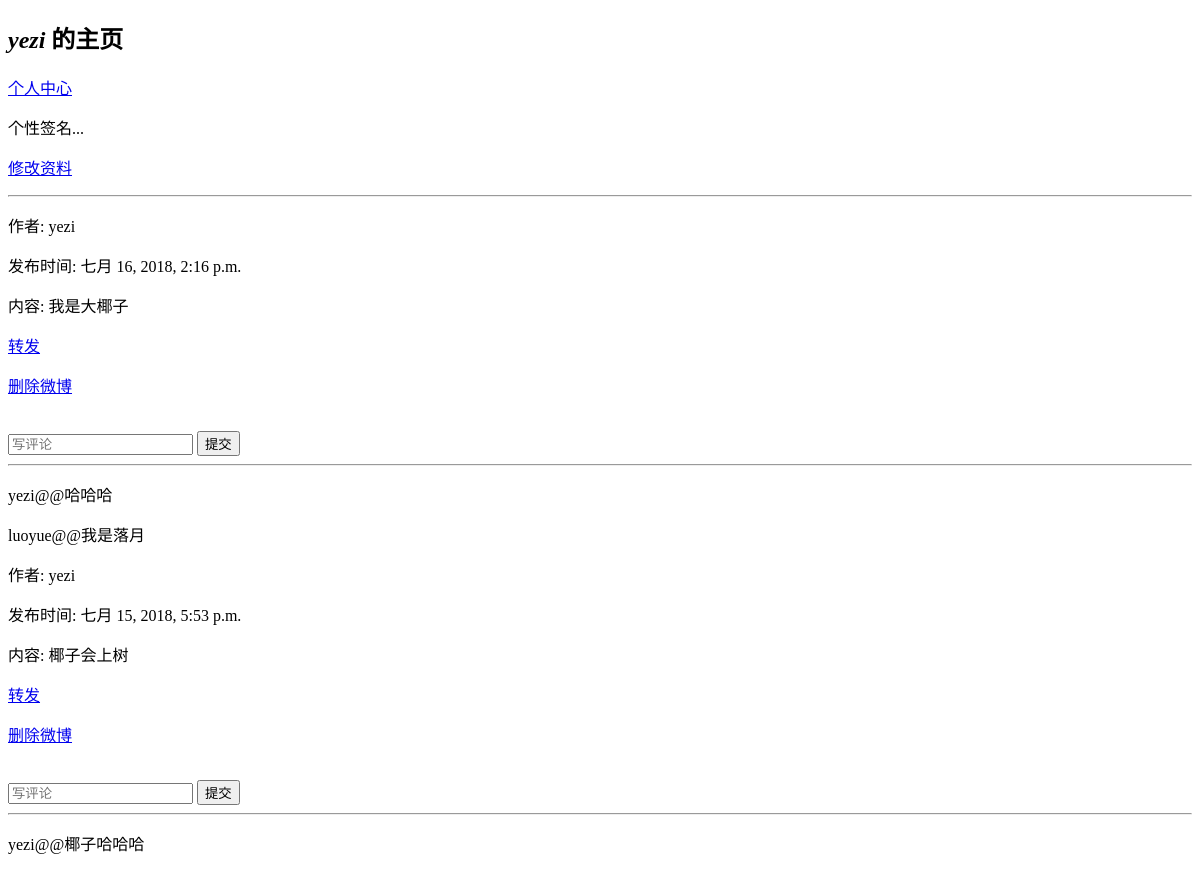
Before: /weibo/user_page/?uid=21 (signed in) with the older database file.
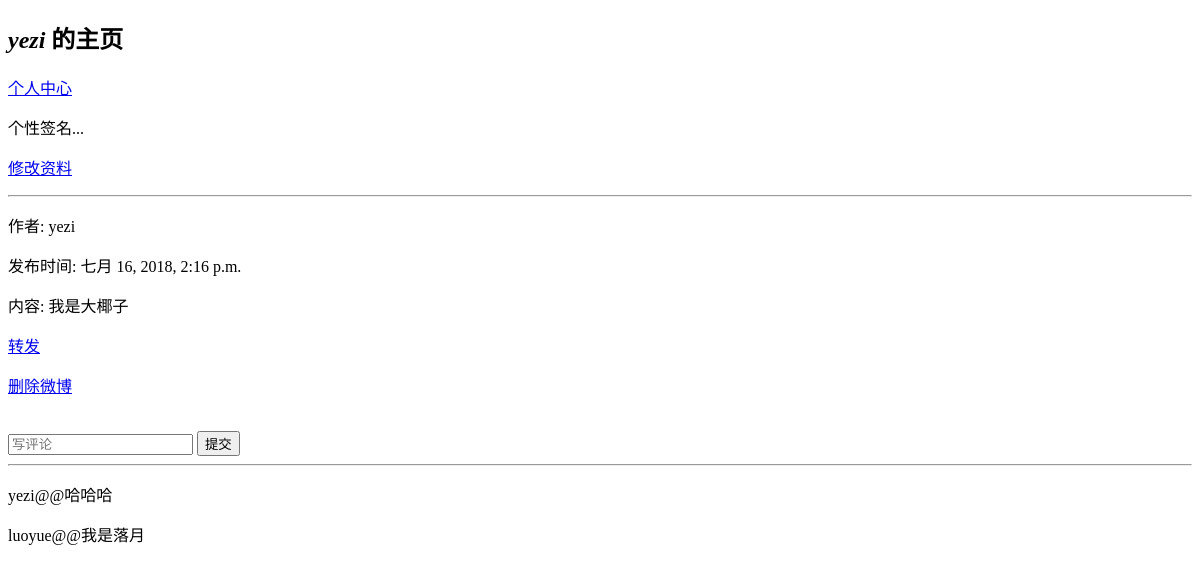
After: the same page with the newer database file.
### yezi_weibo/models.py (models this page shows, shortened)
class WBUser(User):
    GENDER_OPTIONS = (
        (0, '保密'),
        (1, '男'),
        (2, '女'),
    )
    nickname = models.CharField(verbose_name='昵称', max_length=128, null=True, blank=True)
    gender = models.IntegerField(verbose_name='性别', choices=GENDER_OPTIONS, default=0)
    _info = models.TextField(verbose_name='其他信息', null=True, blank=True)
    followers = models.ManyToManyField('WBUser', verbose_name='关注')
    class Meta:
        verbose_name = '微博用户'
        verbose_name_plural = '微博用户'
    def __str__(self):
        return self.nickname or self.username

class WeiBo(models.Model):
    user = models.ForeignKey(WBUser, verbose_name='用户', related_name='wbs')
    text = models.ForeignKey(WBText, verbose_name='微博内容', related_name='wbs')
    is_del = models.BooleanField(verbose_name='是否删除', default=False)
    time_create = models.DateTimeField(verbose_name='创建时间', auto_now_add=True)
    class Meta:
        verbose_name = '个人微博'
        verbose_name_plural = '个人微博'

class WBText(models.Model):
    author = models.ForeignKey(WBUser, verbose_name='作者', related_name='ori_wbs')
    msg = models.TextField(verbose_name='微博', max_length=500)
    class Meta:
        verbose_name = '微博文本'
        verbose_name_plural = '微博文本'

class Comment(models.Model):
    user = models.ForeignKey(WBUser, verbose_name='用户', related_name='comments')
    target = models.ForeignKey(WeiBo, verbose_name='被评微博', related_name='comments')
    text = models.TextField(max_length=500, verbose_name="评论")
    is_del = models.BooleanField(verbose_name='是否删除', default=False)
    time_create = models.DateTimeField(verbose_name='创建时间', auto_now_add=True)
    class Meta:
        verbose_name = '评论'
        verbose_name_plural = '评论'

### yezi_weibo/views.py (the view)
# urls.py: url(r'user_page/$', views.user_page, name='user_page'),
def user_page(request):
    user = get_object_or_404(WBUser, id=request.user.id)
    uid = request.GET.get('uid')
    wb_user = get_object_or_404(WBUser, id=uid)
    wbs = WeiBo.objects.filter(user=wb_user).order_by('-time_create')
    return render(request, 'yezi_weibo/user_page.html', {
        'wb_user': wb_user,
        'wbs': wbs,
        'user': user,
    })

### yezi_weibo/templates/yezi_weibo/user_page.html (shortened to what this page needs)
<!DOCTYPE html>
<html lang="en">
<head>
</head>
<body>
<h2><i>{{ wb_user }}</i> 的主页</h2>
<span><a href='{% url "wb:homepage" %}'>个人中心</a></span>
<p>个性签名...</p>
<p><a href="#">修改资料</a></p>
<hr>
{% for wb in wbs %}
    {% if not wb.is_del %}
        <p>作者: {{ wb.text.author }}</p>
        <p>发布时间: {{ wb.time_create }}</p>
        <p>内容: {{ wb.text.msg }}</p>
        <a href="{% url 'wb:forward' %}?wid={{ wb.id }}">转发</a>
        {% if wb_user.id == user.id %}
        <p><a href="{% url 'wb:wb_delete' %}?wid={{ wb.id }}">删除微博</a></p>
        {% endif %}
        <br>
        <form method="post" action="{% url 'wb:wb_comment' %}">
            <input type="text" name="msg" placeholder="写评论">
            <input type="submit" value="提交">
        </form>
<hr>
        {% for comm in wb.comments.all %}
            <p>{{ comm.user}}@@{{ comm.text }}</p>
        {% endfor %}
    {% endif %}
{% endfor %}
</body>
</html>

Changed rows visible on the page:
removed WeiBo: text.author "yezi", time_create "七月 15, 2018, 5:53 p.m.", text.msg "椰子会上树"
removed Comment: user "yezi", text "椰子哈哈哈"
